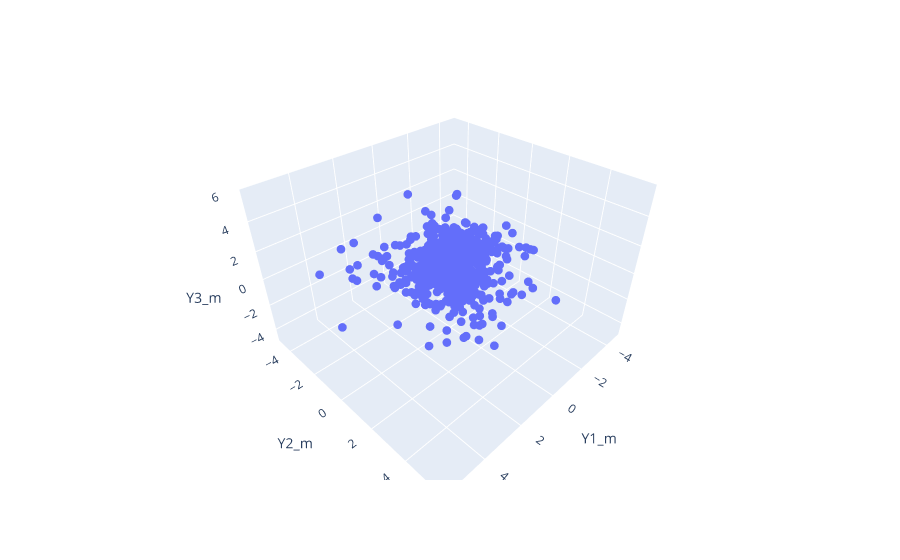

Write notebook code for a chart like this one.
### Code cell
Y_range = [np.floor(Y_hat.Y1_m.min()), np.ceil(Y_hat.Y1_m.max())]; print('The range of Y\'s is set at [{:.2f}, {:.2f}]'.format(Y_range[0],Y_range[1]))

fig = px.scatter_3d(Y_hat, x='Y1_m', y='Y2_m', z='Y3_m', 
                    range_x=Y_range, range_y=Y_range, range_z=Y_range,
                    ) #, size=len(Y)*[0.1], width = 800, height = 800
fig.update_traces(marker_size = 3)
fig.show()
fig.write_html("Y_Mahalanobis.html")

### Figure 1 — Plotly figure (JSON) as saved in the notebook; plotly's stock layout.template omitted (floating-point values rounded to 4 significant figures; data arrays with more than 128 entries replaced by an {"elided": "..."} marker saying what was removed)
{"data": [{"hovertemplate": "Y1_m=%{x}<br>Y2_m=%{y}<br>Y3_m=%{z}<extra></extra>", "legendgroup": "", "marker": {"color": "#636efa", "size": 3, "symbol": "circle"}, "mode": "markers", "name": "", "scene": "scene", "showlegend": false, "type": "scatter3d", "x": {"elided": "1000 float values"}, "y": {"elided": "1000 float values"}, "z": {"elided": "1000 float values"}}], "layout": {"legend": {"tracegroupgap": 0}, "margin": {"t": 60}, "scene": {"domain": {"x": [0, 1], "y": [0, 1]}, "xaxis": {"range": [-5, 6], "title": {"text": "Y1_m"}}, "yaxis": {"range": [-5, 6], "title": {"text": "Y2_m"}}, "zaxis": {"range": [-5, 6], "title": {"text": "Y3_m"}}}}}
